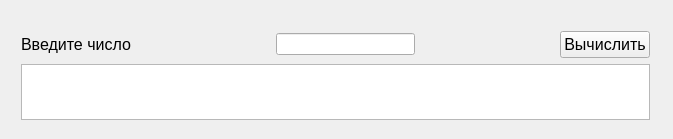
<?xml version="1.0" encoding="UTF-8"?>
<ui version="4.0">
 <class>BidecimalClass</class>
 <widget class="QMainWindow" name="BidecimalClass">
  <property name="geometry">
   <rect>
    <x>0</x>
    <y>0</y>
    <width>673</width>
    <height>139</height>
   </rect>
  </property>
  <property name="windowTitle">
   <string>Bidecimal</string>
  </property>
  <widget class="QWidget" name="centralWidget">
   <widget class="QWidget" name="layoutWidget">
    <property name="geometry">
     <rect>
      <x>10</x>
      <y>20</y>
      <width>651</width>
      <height>111</height>
     </rect>
    </property>
    <layout class="QVBoxLayout" name="verticalLayout">
     <item>
      <layout class="QHBoxLayout" name="horizontalLayout">
       <item>
        <widget class="QLabel" name="label">
         <property name="font">
          <font>
           <pointsize>12</pointsize>
          </font>
         </property>
         <property name="text">
          <string>Введите число</string>
         </property>
        </widget>
       </item>
       <item>
        <spacer name="horizontalSpacer">
         <property name="orientation">
          <enum>Qt::Horizontal</enum>
         </property>
         <property name="sizeHint" stdset="0">
          <size>
           <width>40</width>
           <height>20</height>
          </size>
         </property>
        </spacer>
       </item>
       <item>
        <widget class="QLineEdit" name="numberEdit">
         <property name="inputMask">
          <string>99999</string>
         </property>
        </widget>
       </item>
       <item>
        <spacer name="horizontalSpacer_2">
         <property name="orientation">
          <enum>Qt::Horizontal</enum>
         </property>
         <property name="sizeHint" stdset="0">
          <size>
           <width>40</width>
           <height>20</height>
          </size>
         </property>
        </spacer>
       </item>
       <item>
        <widget class="QPushButton" name="calcBtn">
         <property name="font">
          <font>
           <pointsize>12</pointsize>
          </font>
         </property>
         <property name="text">
          <string>Вычислить</string>
         </property>
        </widget>
       </item>
      </layout>
     </item>
     <item>
      <widget class="QPlainTextEdit" name="plainTextEdit">
       <property name="readOnly">
        <bool>true</bool>
       </property>
      </widget>
     </item>
    </layout>
   </widget>
  </widget>
 </widget>
 <layoutdefault spacing="6" margin="11"/>
 <resources>
  <include location="bidecimal.qrc"/>
 </resources>
 <connections/>
</ui>
